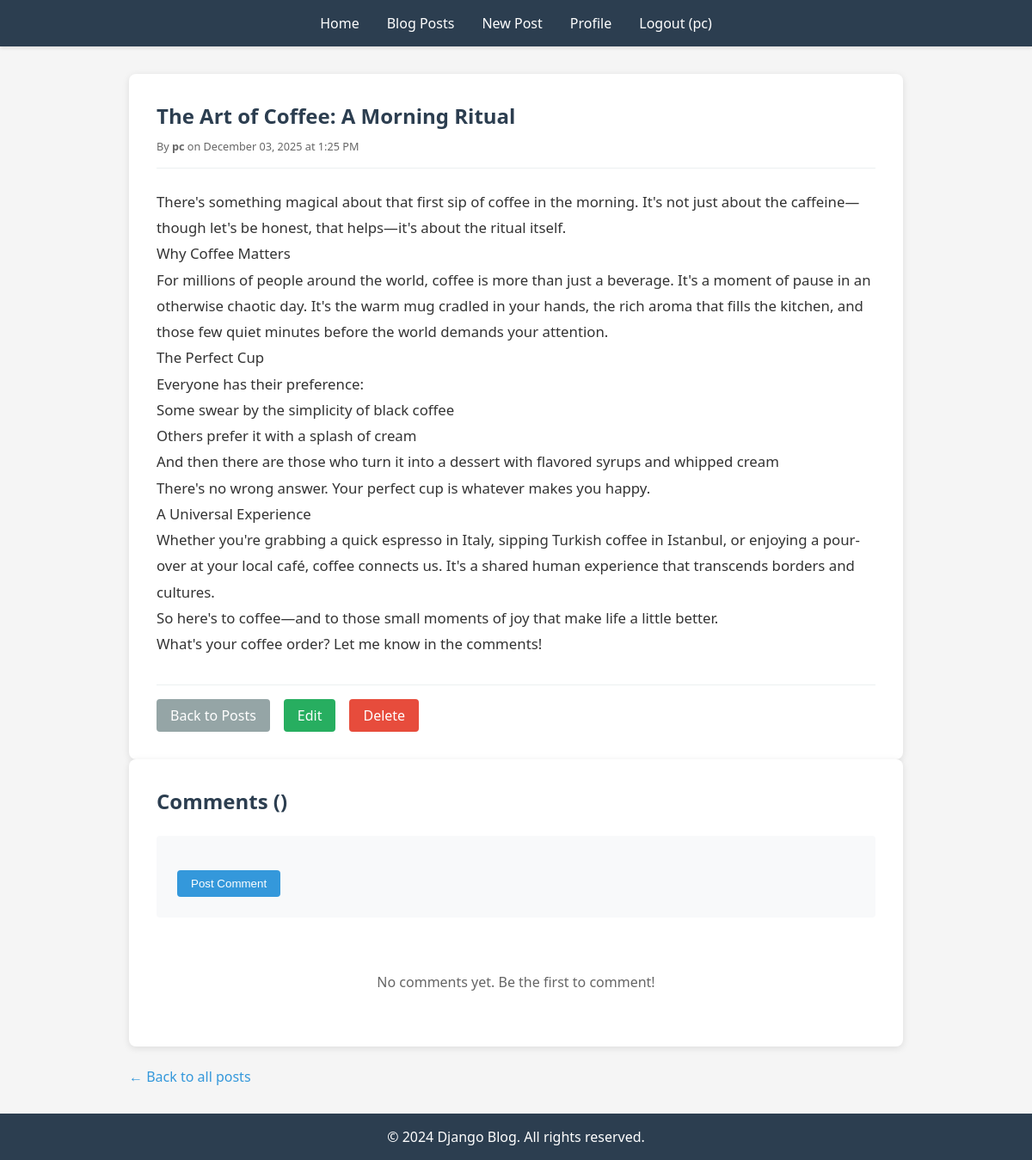
Page /post/2/ (signed in) on the committed database.
### blog/models.py (models this page shows, shortened)
class Post(models.Model):
    title = models.CharField(max_length=200)
    content = models.TextField()
    published_date = models.DateTimeField(auto_now_add=True)
    author = models.ForeignKey(User, on_delete=models.CASCADE, related_name='posts')
    tags = TaggableManager()

### blog/views.py (the view)
# urls.py: path('post/<int:pk>/', views.PostDetailView.as_view(), name='viewing_post'),
class PostDetailView(DetailView):
    model = Post
    template_name = 'blog/viewing_post.html'
    context_object_name = 'post'

### blog/templates/blog/viewing_post.html (shortened to what this page needs)
{% extends 'blog/base.html' %}
{% block content %}
<div style="max-width: 900px; margin: 0 auto;">
    <article style="background: white; padding: 2rem; border-radius: 8px; box-shadow: 0 2px 8px rgba(0,0,0,0.1);">
        <h1 style="color: #2c3e50; margin-bottom: 0.5rem;">{{ post.title }}</h1>
        <div style="color: #666; font-size: 0.95rem; margin-bottom: 1.5rem; border-bottom: 1px solid #ecf0f1; padding-bottom: 1rem;">
            <small>By <strong>{{ post.author.get_full_name|default:post.author.username }}</strong> on {{ post.published_date|date:"F d, Y \a\t g:i A" }}</small>
        </div>
        <div style="color: #333; line-height: 1.8; margin-bottom: 2rem; font-size: 1.05rem;">
            {{ post.content|linebreaks }}
        </div>
        <div style="border-top: 1px solid #ecf0f1; padding-top: 1rem; display: flex; gap: 1rem; flex-wrap: wrap;">
            <a href="{% url 'blog:posts' %}" class="btn btn-secondary">Back to Posts</a>
            {% if user.is_authenticated and user == post.author %}
                <a href="{% url 'blog:editing_post' post.id %}" class="btn" style="background-color: #27ae60;">Edit</a>
                <a href="{% url 'blog:deleting_post' post.id %}" class="btn btn-danger">Delete</a>
            {% endif %}
        </div>
    </article>
    <div style="background: white; padding: 2rem; border-radius: 8px; box-shadow: 0 2px 8px rgba(0,0,0,0.1);">
        <h2 style="color: #2c3e50; margin-bottom: 1.5rem;">
            Comments ({{ comments.count }})
        </h2>
        {% if user.is_authenticated %}
            <div style="margin-bottom: 2rem; padding: 1.5rem; background: #f8f9fa; border-radius: 4px;">
                <form method="post" action="{% url 'blog:add_comment' post.pk %}">
                    <button type="submit" class="btn" style="margin-top: 1rem;">Post Comment</button>
                </form>
            </div>
        {% else %}
            <div style="margin-bottom: 2rem; padding: 1rem; background: #e7f3ff; border-radius: 4px; text-align: center;">
                <p style="color: #004085; margin: 0;">
                    <a href="{% url 'blog:login' %}" style="color: #0056b3; font-weight: 500;">Log in</a> to leave a comment
                </p>
            </div>
        {% endif %}
        {% if comments %}
            {% for comment in comments %}
                <div style="padding: 1.5rem; margin-bottom: 1rem; border: 1px solid #e9ecef; border-radius: 4px; {% if comment.author == post.author %}background: #fff3cd;{% endif %}">
                    <div style="display: flex; justify-content: space-between; align-items: start; margin-bottom: 0.75rem;">
                        <div>
                            <strong style="color: #2c3e50;">{{ comment.author.username }}</strong>
                            {% if comment.author == post.author %}
                                <span style="background: #ffc107; color: #856404; padding: 0.25rem 0.5rem; border-radius: 3px; font-size: 0.75rem; margin-left: 0.5rem;">Author</span>
                            {% endif %}
                            <br>
                            <small style="color: #666;">
                                {{ comment.created_at|date:"F d, Y \a\t g:i A" }}
                                {% if comment.created_at != comment.updated_at %}
                                    <em>(edited)</em>
                                {% endif %}
                            </small>
                        </div>
                        {% if user.is_authenticated and user == comment.author %}
                            <div style="display: flex; gap: 0.5rem;">
                                <a href="{% url 'blog:edit_comment' comment.pk %}" style="color: #3498db; text-decoration: none; font-size: 0.9rem;">Edit</a>
                                <a href="{% url 'blog:delete_comment' comment.pk %}" style="color: #e74c3c; text-decoration: none; font-size: 0.9rem;">Delete</a>
                            </div>
                        {% endif %}
                    </div>
                    <p style="color: #333; margin: 0; line-height: 1.6;">{{ comment.content }}</p>
                </div>
            {% endfor %}
        {% else %}
            <p style="color: #666; text-align: center; padding: 2rem;">No comments yet. Be the first to comment!</p>
        {% endif %}
    </div>
    <div style="margin-top: 1.5rem;">
        <a href="{% url 'blog:listing_post' %}" style="color: #3498db; text-decoration: none;">← Back to all posts</a>
    </div>
</div>
{% endblock %}

### blog/templates/blog/base.html (shortened to what this page needs)
{% load static %}
<!DOCTYPE html>
<html lang="en">
<head>
</head>
<body>
    <header>
        <nav>
            <ul>
                <li><a href="{% url 'blog:home' %}">Home</a></li>
                <li><a href="{% url 'blog:listing_post' %}">Blog Posts</a></li>
                {% if user.is_authenticated %}
                    <li><a href="{% url 'blog:creating_post' %}">New Post</a></li>
                    <li><a href="{% url 'blog:profile' %}">Profile</a></li>
                    <li><a href="{% url 'blog:logout' %}">Logout ({{ user.username }})</a></li>
                {% else %}
                    <li><a href="{% url 'blog:login' %}">Login</a></li>
                    <li><a href="{% url 'blog:register' %}">Register</a></li>
                {% endif %}
            </ul>
        </nav>
    </header>
    <div class="content">
        {% block content %}{% endblock %}
    </div>
    <footer>
        <p>&copy; 2024 Django Blog. All rights reserved.</p>
    </footer>
</body>
</html>

### blog/templates/blog/base.html (style rules this page uses)
* { margin: 0; padding: 0; box-sizing: border-box; }
body { font-family: 'Segoe UI', Tahoma, Geneva, Verdana, sans-serif; background-color: #f5f5f5; color: #333; }
header { background-color: #2c3e50; color: white; padding: 1rem 0; box-shadow: 0 2px 4px rgba(0,0,0,0.1); }
nav ul { list-style: none; display: flex; justify-content: center; flex-wrap: wrap; gap: 2rem; }
nav a { color: white; text-decoration: none; font-weight: 500; transition: color 0.3s; }
.content { max-width: 1200px; margin: 2rem auto; padding: 0 1rem; }
footer { background-color: #2c3e50; color: white; text-align: center; padding: 1rem; margin-top: 2rem; }
.btn { display: inline-block; padding: 0.5rem 1rem; background-color: #3498db; color: white; text-decoration: none; border-radius: 4px; border: none; cursor: pointer; transition: background-color 0.3s; }
.btn-secondary { background-color: #95a5a6; }
.btn-danger { background-color: #e74c3c; }

### rows in the picture
Post: title "The Art of Coffee: A Morning Ritual", author.get_full_name "pc", published_date "December 03, 2025 at 1:25 PM", content "There's something magical about that first sip of coffee in the morning. It's not just about the caffeine—though let's be honest, that helps—it's about the ritual itself. Why Coffee Matters For millions of people around the world, coffee is more than just a beverage. It's a moment of pause in an otherwise chaotic day. It's the warm mug cradled in your hands, the rich aroma that fills the kitchen, and those few quiet minutes before the world demands your attention. The Perfect Cup Everyone has their preference: Some swear by the simplicity of black coffee Others prefer it with a splash of cream And then there are those who turn it into a dessert with flavored syrups and whipped cream There's…"

### other values in the picture
{{ user.username }} "pc"
